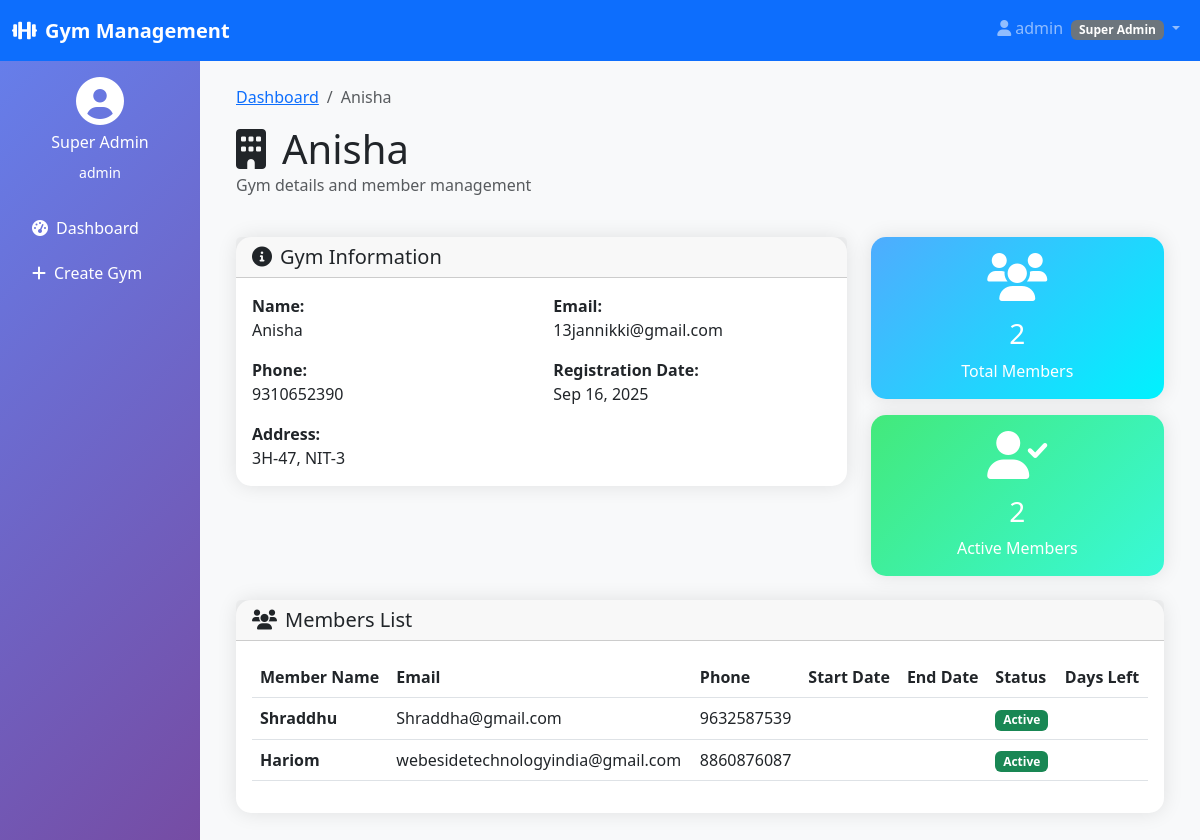
The page /gym/11/ (signed in) on the database its author committed.
### multiple_gym/models.py (models this page shows, shortened)
class User(AbstractUser):
    USER_TYPES = (
        ('superadmin', 'Super Admin'),
        ('gymadmin', 'Gym Admin'),
        ('member', 'Member'),
        ('trainer', 'Trainer'),
    )
    user_type = models.CharField(max_length=20, choices=USER_TYPES, default='member')
    phone = models.CharField(max_length=15, blank=True)
    created_at = models.DateTimeField(auto_now_add=True)

class Gym(models.Model):
    name = models.CharField(max_length=100)
    address = models.TextField()
    phone = models.CharField(max_length=15)
    email = models.EmailField()
    registration_date = models.DateTimeField(auto_now_add=True)
    is_active = models.BooleanField(default=True)
    created_by = models.ForeignKey(User, on_delete=models.CASCADE, limit_choices_to={'user_type': 'superadmin'})

class Member(models.Model):
    user = models.OneToOneField(settings.AUTH_USER_MODEL, on_delete=models.CASCADE, limit_choices_to={'user_type': 'member'})
    gym = models.ForeignKey('Gym', on_delete=models.CASCADE, related_name='members')
    GENDER_CHOICES = [
        ('M', 'Male'),
        ('F', 'Female'),
        ('O', 'Other')
    ]
    BLOOD_GROUP_CHOICES = [
        ('A+', 'A+'), ('A-', 'A-'),
        ('B+', 'B+'), ('B-', 'B-'),
        ('AB+', 'AB+'), ('AB-', 'AB-'),
        ('O+', 'O+'), ('O-', 'O-'),
    ]
    date_of_birth = models.DateField()
    gender = models.CharField(max_length=1, choices=GENDER_CHOICES)
    blood_group = models.CharField(max_length=3, choices=BLOOD_GROUP_CHOICES, blank=True)
    phone = models.CharField(max_length=10, unique=True)
    alternate_phone = models.CharField(max_length=10, blank=True, null=True)
    photo = models.ImageField(upload_to='member_photos/', blank=True, null=True)
    address_line1 = models.CharField(max_length=100)
    address_line2 = models.CharField(max_length=100, blank=True)
    city = models.CharField(max_length=50)
    state = models.CharField(max_length=50)
    pin_code = models.CharField(max_length=6)
    medical_conditions = models.TextField(blank=True, help_text="Any medical conditions")
    medications = models.TextField(blank=True, help_text="Current medications")
    previous_injuries = models.TextField(blank=True, help_text="Previous injuries")
    RELATION_CHOICES = [
        ('father', 'Father'),
        ('mother', 'Mother'),
        ('spouse', 'Spouse'),
        ('brother', 'Brother'),
        ('sister', 'Sister'),
        ('friend', 'Friend'),
        ('other', 'Other')
    ]
    emergency_contact_name = models.CharField(max_length=100)
    emergency_contact_phone = models.CharField(max_length=10)
    emergency_contact_relation = models.CharField(max_length=20, choices=RELATION_CHOICES)
    emergency_contact_address = models.TextField(blank=True)
    emergency_contact_name2 = models.CharField(max_length=100, blank=True)
    emergency_contact_phone2 = models.CharField(max_length=10, blank=True)
    emergency_contact_relation2 = models.CharField(max_length=20, choices=RELATION_CHOICES, blank=True)
    MEMBERSHIP_PLAN_CHOICES = [
        ('1_month', '1 Month Plan'),
        ('3_months', '3 Months Plan'),
        ('6_months', '6 Months Plan'),
        ('12_months', '1 Year Plan'),
    ]
    is_active = models.BooleanField(default=True)
    created_at = models.DateTimeField(auto_now_add=True)
    updated_at = models.DateTimeField(auto_now=True)
    class Meta:
        verbose_name = "Member"
        verbose_name_plural = "Members"
        ordering = ['-created_at']

### multiple_gym/views.py (the view, shortened to what this page needs)
# urls.py: path("gym/<int:gym_id>/", views.gym_detail, name="gym_detail"),
@login_required
def gym_detail(request, gym_id):
    gym = get_object_or_404(Gym, id=gym_id)
    members = gym.members.all().order_by("-created_at")
    context = {
        "gym": gym,
        "members": members,
        "active_members": members.filter(is_active=True).count(),
        "total_members": members.count(),
        "gym_id": gym_id,  # Pass gym_id to template
    }
    return render(request, "multiple_gym/gym_detail.html", context)

### templates/multiple_gym/gym_detail.html (shortened to what this page needs)
{% extends 'multiple_gym/base.html' %}
{% block content %}
<div class="row mb-4">
    <div class="col-12">
        <nav aria-label="breadcrumb">
            <ol class="breadcrumb">
                {% if user.user_type == 'superadmin' %}
                <li class="breadcrumb-item">
                    <a href="{% url 'multiple_gym:superadmin_dashboard' %}">Dashboard</a>
                </li>
                {% elif user.user_type == 'gymadmin' %}
                <li class="breadcrumb-item">
                    <a href="{% url 'multiple_gym:gymadmin_dashboard' gym_id %}">Dashboard</a>
                </li>
                {% endif %}
                <li class="breadcrumb-item active">{{ gym.name }}</li>
            </ol>
        </nav>
        <h1 class="display-6 mb-0">
            <i class="fas fa-building me-3"></i>{{ gym.name }}
        </h1>
        <p class="text-muted">Gym details and member management</p>
    </div>
</div>
<div class="row mb-4">
    <div class="col-md-8">
        <div class="card">
            <div class="card-header">
                <h5 class="mb-0">
                    <i class="fas fa-info-circle me-2"></i>Gym Information
                </h5>
            </div>
            <div class="card-body">
                <div class="row">
                    <div class="col-md-6 mb-3">
                        <strong>Name:</strong><br>
                        {{ gym.name }}
                    </div>
                    <div class="col-md-6 mb-3">
                        <strong>Email:</strong><br>
                        {{ gym.email }}
                    </div>
                    <div class="col-md-6 mb-3">
                        <strong>Phone:</strong><br>
                        {{ gym.phone }}
                    </div>
                    <div class="col-md-6 mb-3">
                        <strong>Registration Date:</strong><br>
                        {{ gym.registration_date|date:"M d, Y" }}
                    </div>
                    <div class="col-12">
                        <strong>Address:</strong><br>
                        {{ gym.address }}
                    </div>
                </div>
            </div>
        </div>
    </div>
    <div class="col-md-4">
        <div class="card stats-card-2 mb-3">
            <div class="card-body text-center text-white">
                <i class="fas fa-users fa-3x mb-3"></i>
                <h3>{{ total_members }}</h3>
                <p class="mb-0">Total Members</p>
            </div>
        </div>
        <div class="card stats-card-3">
            <div class="card-body text-center text-white">
                <i class="fas fa-user-check fa-3x mb-3"></i>
                <h3>{{ active_members }}</h3>
                <p class="mb-0">Active Members</p>
            </div>
        </div>
    </div>
</div>
<div class="row">
    <div class="col-12">
        <div class="card">
            <div class="card-header d-flex justify-content-between align-items-center">
                <h5 class="mb-0">
                    <i class="fas fa-users me-2"></i>Members List
                </h5>
            </div>
            <div class="card-body">
                {% if members %}
                <div class="table-responsive">
                    <table class="table table-hover">
                        <thead>
                            <tr>
                                <th>Member Name</th>
                                <th>Email</th>
                                <th>Phone</th>
                                <th>Start Date</th>
                                <th>End Date</th>
                                <th>Status</th>
                                <th>Days Left</th>
                            </tr>
                        </thead>
                        <tbody>
                            {% for member in members %}
                            <tr>
                                <td>
                                    <strong>{{ member.user.username }}</strong>
                                </td>
                                <td>{{ member.user.email }}</td>
                                <td>{{ member.user.phone|default:"-" }}</td>
                                <td>{{ member.membership_start|date:"M d, Y" }}</td>
                                <td>{{ member.membership_end|date:"M d, Y" }}</td>
                                <td>
                                    {% if member.is_active %}
                                    <span class="badge bg-success">Active</span>
                                    {% else %}
                                    <span class="badge bg-danger">Inactive</span>
                                    {% endif %}
                                </td>
                                <td>
                                </td>
                            </tr>
                            {% endfor %}
                        </tbody>
                    </table>
                </div>
                {% endif %}
            </div>
        </div>
    </div>
</div>
{% endblock %}

### templates/multiple_gym/base.html (shortened to what this page needs)
<!DOCTYPE html>
<html lang="en">
<head>
    <link href="https://cdnjs.cloudflare.com/ajax/libs/bootstrap/5.3.0/css/bootstrap.min.css" rel="stylesheet">
    <link href="https://cdnjs.cloudflare.com/ajax/libs/font-awesome/6.0.0/css/all.min.css" rel="stylesheet">
</head>
<body class="bg-light">
    <nav class="navbar navbar-expand-lg navbar-dark bg-primary">
        <div class="container-fluid">
            <a class="navbar-brand" href="#">
                <i class="fas fa-dumbbell me-2"></i>Gym Management
            </a>
            {% if user.is_authenticated %}
            <div class="navbar-nav ms-auto">
                <div class="nav-item dropdown">
                    <a class="nav-link dropdown-toggle" href="#" role="button" data-bs-toggle="dropdown">
                        <i class="fas fa-user me-1"></i>{{ user.username }}
                        <span class="badge bg-secondary ms-1">{{ user.get_user_type_display }}</span>
                    </a>
                </div>
            </div>
            {% endif %}
        </div>
    </nav>
    <div class="container-fluid">
        <div class="row">
            {% if user.is_authenticated and user.user_type != 'member' %}
            <div class="col-md-3 col-lg-2 px-0">
                <div class="sidebar text-white p-3">
                    <div class="text-center mb-4">
                        <i class="fas fa-user-circle fa-3x mb-2"></i>
                        <h6>{{ user.get_user_type_display }}</h6>
                        <small>{{ user.username }}</small>
                    </div>
                    <ul class="nav flex-column">
                        {% if user.user_type == 'superadmin' %}
                        <li class="nav-item">
                            <a class="nav-link text-white" href="{% url 'multiple_gym:superadmin_dashboard' %}">
                                <i class="fas fa-tachometer-alt me-2"></i>Dashboard
                            </a>
                        </li>
                        <li class="nav-item">
                            <a class="nav-link text-white" href="{% url 'multiple_gym:create_gym' %}">
                                <i class="fas fa-plus me-2"></i>Create Gym
                            </a>
                        </li>
                        {% endif %}
                    </ul>
                </div>
            </div>
            {% endif %}
            <div
                class="{% if user.is_authenticated and user.user_type != 'member' %}col-md-9 col-lg-10{% else %}col-12{% endif %}">
                <div class="p-4">
                    {% block content %}{% endblock %}
                </div>
            </div>
        </div>
    </div>
</body>
</html>

### templates/multiple_gym/base.html (style rules this page uses)
.sidebar { min-height: 100vh; background: linear-gradient(135deg, #667eea 0%, #764ba2 100%); }
.navbar-brand { font-weight: bold; }
.card { border: none; border-radius: 15px; box-shadow: 0 0 20px rgba(0, 0, 0, 0.1); }
.stats-card-2 { background: linear-gradient(135deg, #4facfe 0%, #00f2fe 100%); color: white; }
.stats-card-3 { background: linear-gradient(135deg, #43e97b 0%, #38f9d7 100%); color: white; }
.nav-link { transition: all 0.3s ease; border-radius: 8px; margin-bottom: 5px; }

### rows shown on the page
User: username "admin", user_type "Super Admin"
Gym: name "Anisha", email "13jannikki@gmail.com", phone "9310652390", registration_date "Sep 16, 2025", address "3H-47, NIT-3"
Member: user.username "Shraddhu", user.email "Shraddha@gmail.com", user.phone "9632587539", is_active "Active"
Member: user.username "Hariom", user.email "webesidetechnologyindia@gmail.com", user.phone "8860876087", is_active "Active"

### other values the page prints
{{ total_members }} "2"
{{ active_members }} "2"
